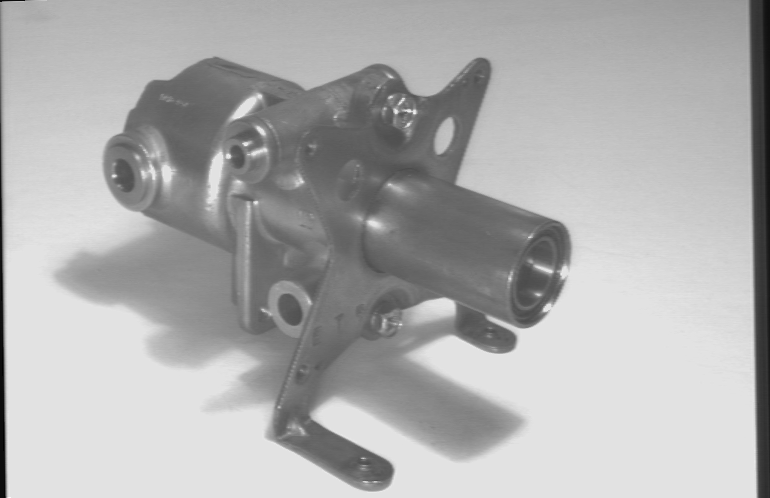
#> input picture __MyPrograms/Praktikum_01/shaft.bmp, 770 x 498 px
$ jupyter execute --allow-errors Median.ipynb   (shell and % lines are left out)
#> lines starting #> are read from the running program, lines starting #| are printed output that depends on the picture; long printed decimals are rounded
[cell 1]
# Alle Variablen löschen ohne zu fragen.
# Hierdurch werden Seiteneffekte vermieden.

[cell 2]
# Liste der Variablen ausgeben

[cell 3]

# Laden der verwendeten Bibliotheken
from PIL import Image
import   numpy  as np
import   scipy
import   matplotlib                 # https://matplotlib.org/3.1.1/tutorials/index.html
import   matplotlib.pyplot as plt   # https://matplotlib.org/tutorials/introductory/pyplot.html
import   sklearn
import   skimage
from     skimage import data
import   time
from     scipy import signal

[cell 4]
# Bild laden mit PIL
img = Image.open("shaft.bmp")
#> img is the input picture: PIL image 770x498 L; min 0, max 255, mean 174.1
#img = Image.open("circle.bmp")
#img = Image.open("boat512.bmp")
#img = Image.open("tasse1.bmp")

[cell 5]
# PIL-Image darstellen
img

[cell 6]
# Informationen über PIL-Image
print('format =', img.format)
#| format = BMP
print('info   =', img.info)
#| info   = {'dpi': (71.984, 71.984), 'compression': 0}
print()
print('size   =', img.size,)
#| size   = (770, 498)
print('mode   =', img.mode)  # 'L' = 8-bit-unsigned
#| mode   = L

[cell 7]
# Beispiel:  Bildausschnitt erzeugen mit PIL-Bild
region = img.crop((50, 50, 700, 450))  # oben links - unten rechts
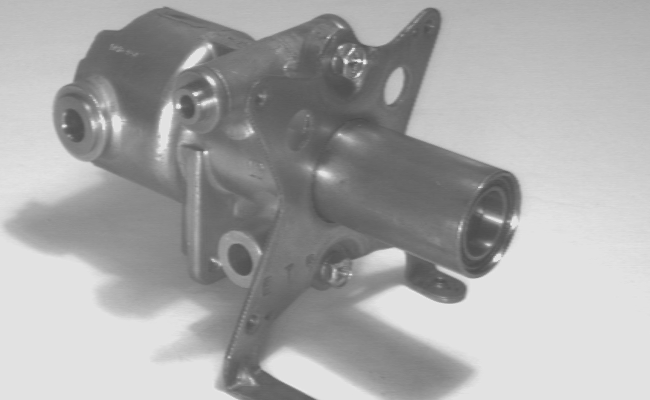
#> region: PIL image 650x400 L; min 75, max 242, mean 167.7
region

# numpy : Vektoren, Arrays, lineare Algebra und vieles mehr ...
Die aktuelle Dokumentation findet man unter:
https://numpy.org/doc/1.18/

Der Zugriff auf einzelne Bildmatrix-Elemente ist unter numpy günstiger.
Daher nun der Wechsel von PIL-Images zu numpy-Arrays.

[cell 8]
print('Installierte Numpy-Version = ', np.__version__)

[cell 9]
# PIL-Image in ein numpy-Array umwandeln
img2 = np.array(region)
img2

[cell 10]
# Informationen über numpy-Array
print('shape =', img2.shape)
#| shape = (400, 650)
print('type  =', img2.dtype)
#| type  = uint8
print('min   =', img2.min())
#| min   = 75
print('max   =', img2.max())
#| max   = 242

[cell 11]
# Histogramm des Bildes anzeigen
plt.figure(figsize = (6,3))

plt.hist(img2.flatten(), bins=64)

plt.xlabel('Wert')
plt.ylabel('Häufigkeit')
plt.title('Histogramm')
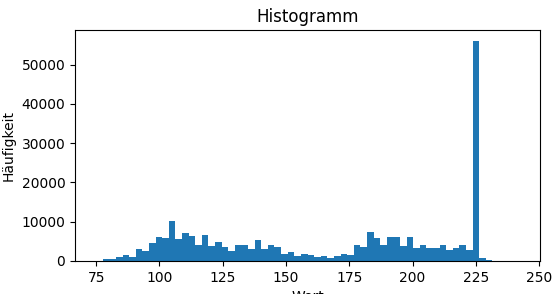
#> figure drawn by matplotlib, 1 panel; tallest bar 56033 high, from x = 223.7 to 226.3

[cell 12]
# in höheren Datentyp umwandeln  (uint8 --> int), damit Ergebnisse nicht beschnitten werden !

srcpic  = np.copy(img2)      # eine echte Kopie anlegen
srcpic  = srcpic.astype(int) # und in den Datentyp int umwandeln

print('srcpic.dtype     = ', srcpic.dtype)
#| srcpic.dtype     =  int64

[cell 13]
# Selbstgeschriebene Medianfunktion
# ------------------------------------------------------
# Verwendet wird die Faltungsmaske (4-er-Nachbarschaft):
#      -1
#   -1 +5 -1
#      -1
#
# In : int32-Bild
# Out: int32-Bild

def MyMedian(Quellbild, Maskengroeße_x, Maskengroeße_y):
    # Zielbilder anlegen
#> called with Maskengroeße_x = 2, Maskengroeße_y = 2
    Zielbild = np.copy(Quellbild)

    # Pruefen ob Maske ungerade
    if(Maskengroeße_x % 2 == 0):
        Maskengroeße_x += 1

    if(Maskengroeße_y % 2 == 0):
        Maskengroeße_y += 1

    print('Maskengroeße_x    = ', Maskengroeße_x)
    print('Maskengroeße_y    = ', Maskengroeße_y)

    MedianPos =  int((Maskengroeße_x * Maskengroeße_y + 1) / 2)

    # Größe des Quellbildes bestimmen
    ysize = Quellbild.shape[0]
#> ysize = 400
    xsize = Quellbild.shape[1]
#> xsize = 650

    print('Bildgröße =', xsize, '/',  ysize)
#| Bildgröße = 650 / 400

    Quellbild = Quellbild.astype(int)
    Zielbild = Zielbild.astype(int)

    varBins = Maskengroeße_x * Maskengroeße_y

    x_maxrange = int(Maskengroeße_x/2)
    y_maxrange = int(Maskengroeße_y/2)

    print('Maxrange =', x_maxrange, '/',  y_maxrange)

    Median = 0
    result_t = []
    Count = 0

    for i in range(1, ysize - 1):
        for j in range(1, xsize - 1):
            for y in range(-y_maxrange, y_maxrange + 1, 1):
                for x in range(-x_maxrange, x_maxrange + 1, 1):
                    # Randbehandlung
                    if((i + y < 0) or (i + y > ysize) or (j + x < 0) or (j + x > xsize)):
                        Count += 1
                        continue
                    result_t += [Quellbild[i + y][j + x]]
            # Median berechnen
            # Zielbild[y][x] = Median
            result_t = []
#> after the loop, Count = 0
    print(result_t)
    print(Count)
#| 0
    return Zielbild

[cell 14]
#start = time.time()

# Medianoperator aufrufen
mw_img = MyMedian(srcpic, 2, 2)

#ende   = time.time()
#print('Runtime   = {:5.3f}s'.format(ende-start))
print('hello')
print('dtype     = ', mw_img.dtype)
#| dtype     =  int64

#> (a cell that did not finish here is left out)

#> (a cell that did not finish here is left out)

[cell 17]
pic = mw_img;


plt.figure(figsize = (10,11))

plt.subplot(211)
plt.imshow(srcpic, cmap='gray', vmin=0, vmax=255)
plt.subplot(212)
plt.imshow(pic, cmap='gray', vmin=0, vmax=255)
plt.suptitle('Schärfungsoperator : vorher - nachher')
plt.show()
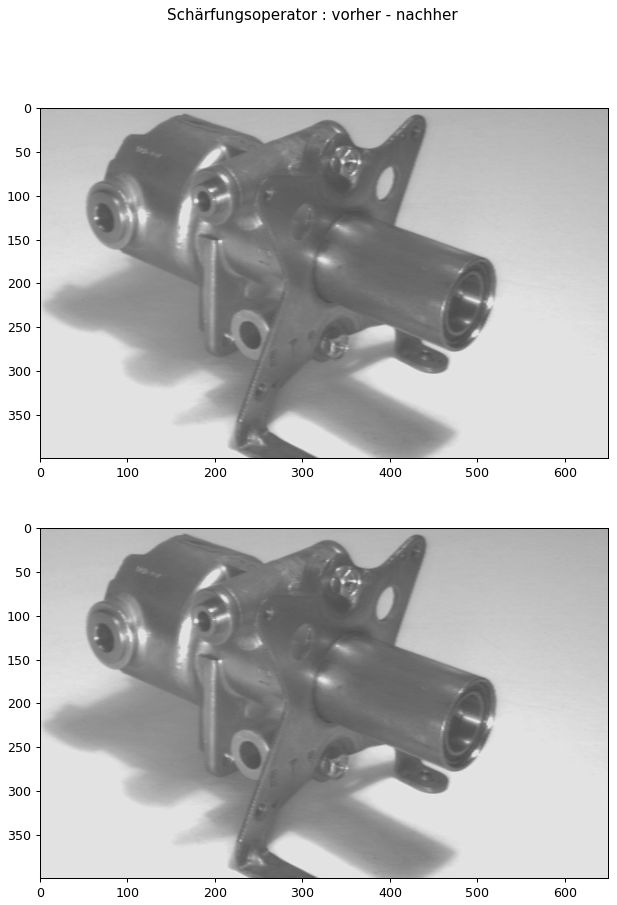
#> figure drawn by matplotlib, 2 panels

# Informationen zum Bild
print('min/max =', pic.min(), pic.max())
#| min/max = 75 242
print('shape   =', pic.shape)
#| shape   = (400, 650)
print('dtype   =', pic.dtype)
#| dtype   = int64
